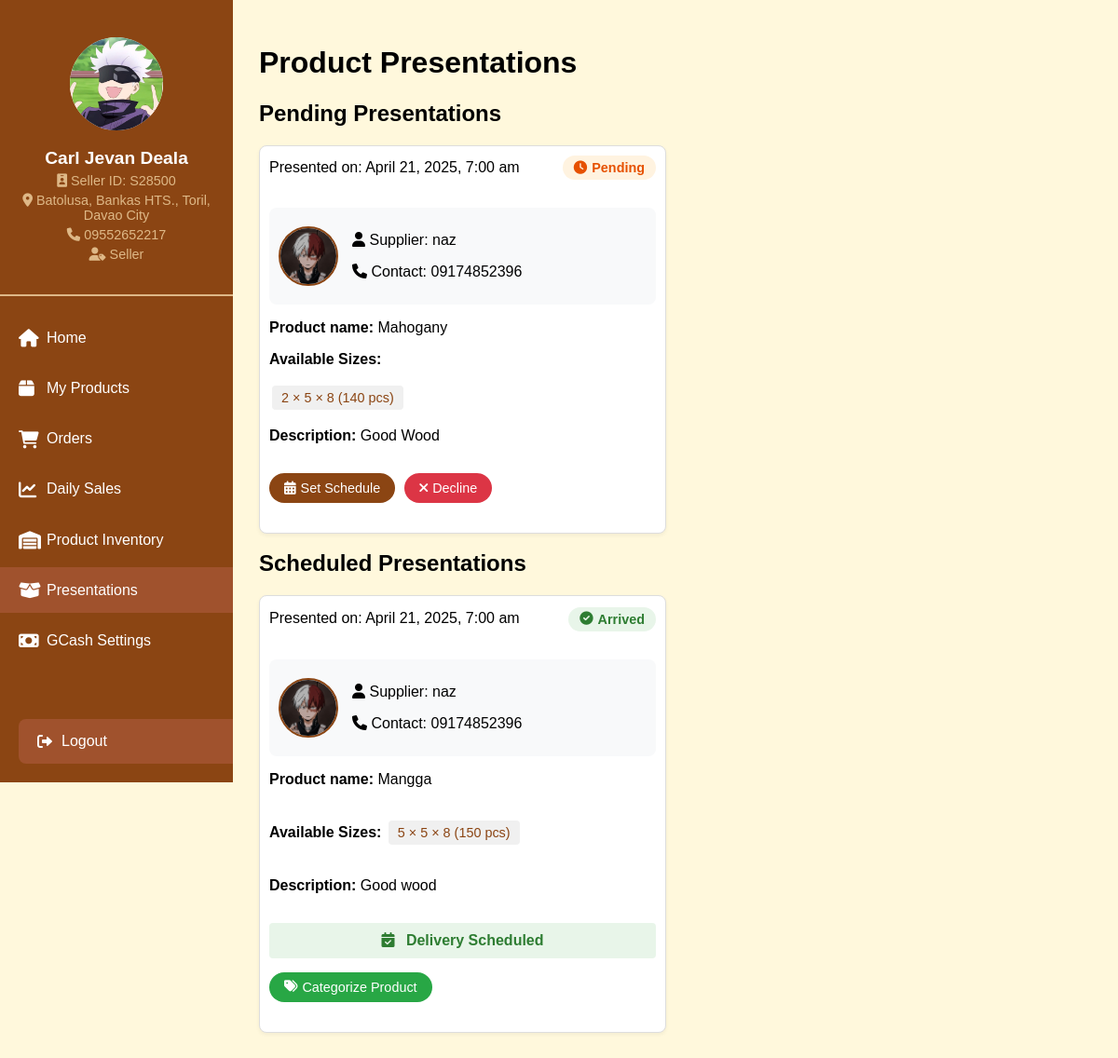
The page /presentations.php (signed in) on the database its author committed.
### tables this page shows
CREATE TABLE `users` (
  `ID` int(25) NOT NULL,
  `lastname` varchar(25) NOT NULL,
  `firstname` varchar(25) NOT NULL,
  `email` varchar(25) NOT NULL,
  `username` text NOT NULL,
  `password` text NOT NULL,
  `contactno` text NOT NULL,
  `address` text NOT NULL,
  `role` text NOT NULL,
  `created_at` timestamp NOT NULL DEFAULT current_timestamp(),
  `profile_photo` varchar(255) DEFAULT NULL,
  `employer_id` int(25) DEFAULT NULL
);

CREATE TABLE `seller_ids` (
  `id` int(11) NOT NULL,
  `user_id` int(11) DEFAULT NULL,
  `seller_unique_id` varchar(10) DEFAULT NULL,
  `created_at` timestamp NOT NULL DEFAULT current_timestamp()
);

CREATE TABLE `sup_orders` (
  `id` int(11) NOT NULL,
  `seller_id` int(11) NOT NULL,
  `supplier_id` int(11) NOT NULL,
  `item_id` int(11) NOT NULL,
  `status` varchar(50) DEFAULT 'Pending',
  `created_at` timestamp NOT NULL DEFAULT current_timestamp(),
  `is_read` tinyint(1) DEFAULT 0,
  `scheduled_date` datetime DEFAULT NULL
);

CREATE TABLE `inventory` (
  `id` int(11) NOT NULL,
  `supplier_id` int(11) NOT NULL,
  `product_name` varchar(255) NOT NULL,
  `quantity` int(11) NOT NULL,
  `description` text DEFAULT NULL,
  `status` varchar(50) DEFAULT 'In Stock',
  `created_at` timestamp NOT NULL DEFAULT current_timestamp(),
  `updated_at` timestamp NOT NULL DEFAULT current_timestamp() ON UPDATE current_timestamp(),
  `length` decimal(10,2) DEFAULT NULL,
  `width` decimal(10,2) DEFAULT NULL,
  `height` decimal(10,2) DEFAULT NULL
);

### presentations.php (the view, shortened to what this page needs)
<?php
require_once 'database/config.php';
$stmt = $pdo->prepare("SELECT * FROM users WHERE id = ?");
$stmt->execute([$_SESSION['user_id']]);
$userDetails = $stmt->fetch();
$stmt = $pdo->prepare("SELECT seller_unique_id FROM seller_ids WHERE user_id = ?");
$stmt->execute([$_SESSION['user_id']]);
$sellerID = $stmt->fetch();
$stmt = $pdo->prepare("
    SELECT so.*, i.product_name, i.description, i.length, i.width, i.height, i.quantity,
           u.username as supplier_name, u.contactno as supplier_contact, u.profile_photo as supplier_photo,
           GROUP_CONCAT(DISTINCT CONCAT(inv.length, ' × ', inv.width, ' × ', inv.height, ' (', inv.quantity, ' pcs)') SEPARATOR ', ') as all_sizes,
           COALESCE(ds.status, so.status) as status, ds.scheduled_date
    FROM sup_orders so
    JOIN inventory i ON so.item_id = i.id
    JOIN users u ON i.supplier_id = u.id
    LEFT JOIN inventory inv ON i.supplier_id = inv.supplier_id AND i.product_name = inv.product_name
    LEFT JOIN delivery_schedules ds ON so.id = ds.presentation_id
    WHERE so.seller_id = ?
    GROUP BY so.id
    ORDER BY so.created_at DESC");
$stmt->execute([$_SESSION['user_id']]);
$presentations = $stmt->fetchAll();
?>
<!DOCTYPE html>
<html lang="en">
<head>
    <link rel="stylesheet" href="https://cdnjs.cloudflare.com/ajax/libs/font-awesome/6.0.0/css/all.min.css">
</head>
<body>
    <div class="sidebar">
        <div class="profile-section">
            <div class="profile-image">
                <?php if (!empty($userDetails['profile_photo'])): ?>
                    <img src="<?php echo htmlspecialchars($userDetails['profile_photo']); ?>" alt="Profile Photo">
                <?php else: ?>
                    <i class="fas fa-user"></i>
                <?php endif; ?>
            </div>
            <div class="profile-details">
                <h3><?php echo htmlspecialchars($userDetails['firstname'] . ' ' . $userDetails['lastname']); ?></h3>
                <p><i class="fas fa-id-badge"></i> Seller ID: <?php echo htmlspecialchars($sellerID['seller_unique_id']); ?></p>
                <p><i class="fas fa-map-marker-alt"></i> <?php echo htmlspecialchars($userDetails['address']); ?></p>
                <p><i class="fas fa-phone"></i> <?php echo htmlspecialchars($userDetails['contactno']); ?></p>
                <p><i class="fas fa-user-tag"></i> <?php echo htmlspecialchars($userDetails['role']); ?></p>
            </div>
        </div>
        <ul class="nav-links">
            <li><a href="seller_dashboard.php"><i class="fas fa-home"></i><span>Home</span></a></li>
            <li><a href="my_products.php"><i class="fas fa-box"></i><span>My Products</span></a></li>
            <li><a href="orders.php"><i class="fas fa-shopping-cart"></i><span>Orders</span></a></li>
            <li><a href="daily_sales.php"><i class="fas fa-chart-line"></i><span>Daily Sales</span></a></li>
            <li><a href="inventory.php"><i class="fas fa-warehouse"></i><span>Product Inventory</span></a></li>
            <li><a href="presentations.php" class="active"><i class="fas fa-box-open"></i><span>Presentations</span></a></li>
            <li><a href="gcash_settings.php"><i class="fas fa-money-bill"></i><span>GCash Settings</span></a></li>
        </ul>
        <div class="logout-btn">
            <a href="logout.php">
                <i class="fas fa-sign-out-alt"></i>
                <span>Logout</span>
            </a>
        </div>
    </div>
    <div class="container">
        <div class="header">
            <h1>Product Presentations</h1>
        </div>
        <?php if (empty($presentations)): ?>
            <div class="no-presentations">
                <i class="fas fa-inbox fa-3x"></i>
                <p>No presentations received yet.</p>
            </div>
        <?php else: ?>
            <div class="presentations-section">
                <h2>Pending Presentations</h2>
                <div class="presentations-grid">
                    <?php foreach ($presentations as $presentation): ?>
                        <?php if ($presentation['status'] === 'Pending'): ?>
                            <div class="presentation-card">
                                <div class="presentation-header">
                                    <div class="presentation-date">
                                        Presented on: <?php echo date('F j, Y, g:i a', strtotime($presentation['created_at'])); ?>
                                    </div>
                                    <div class="status-badge pending">
                                        <i class="fas fa-clock"></i> Pending
                                    </div>
                                </div>
                                <div class="product-info">
                                    <div class="supplier-info">
                                        <img src="<?php
                                            echo !empty($presentation['supplier_photo']) && file_exists($presentation['supplier_photo'])
                                                ? htmlspecialchars($presentation['supplier_photo'])
                                                : 'assets/images/default-profile.jpg';
                                            ?>"
                                            alt="Supplier Photo"
                                            class="supplier-photo"
                                            onerror="this.src='assets/images/default-profile.jpg'">
                                        <div>
                                            <p><i class="fas fa-user"></i> Supplier: <?php echo htmlspecialchars($presentation['supplier_name']); ?></p>
                                            <p><i class="fas fa-phone"></i> Contact: <?php echo htmlspecialchars($presentation['supplier_contact']); ?></p>
                                        </div>
                                    </div>
                                    <p><strong>Product name:</strong> <?php echo htmlspecialchars($presentation['product_name']); ?></p>
                                    <p><strong>Available Sizes:</strong></p>
                                    <div class="sizes-wrapper">
                                        <?php
                                        if (!empty($presentation['all_sizes'])) {
                                            $sizes = explode(', ', $presentation['all_sizes']);
                                            foreach ($sizes as $size) {
                                                $size = preg_replace('/\.00/', '', $size);
                                                echo '<span class="size-tag">' . htmlspecialchars($size) . '</span>';
                                            }
                                        }
                                        ?>
                                    </div>
                                    <p><strong>Description:</strong> <?php echo htmlspecialchars($presentation['description']); ?></p>
                                </div>
                                <div class="action-buttons">
                                    <button class="btn btn-schedule" onclick="setSchedule(<?php echo $presentation['id']; ?>)">
                                        <i class="fas fa-calendar-alt"></i> Set Schedule
                                    </button>
                                    <button class="btn btn-decline" onclick="declinePresentation(<?php echo $presentation['id']; ?>)">
                                        <i class="fas fa-times"></i> Decline
                                    </button>
                                </div>
                            </div>
                        <?php endif; ?>
                    <?php endforeach; ?>
                </div>
            </div>
            <div class="presentations-section">
            <h2>Scheduled Presentations</h2>
    <div class="presentations-grid">
        <?php foreach ($presentations as $presentation): ?>
            <?php if (in_array($presentation['status'], ['Scheduled', 'On The Way', 'Arrived'])): ?>
                <div class="presentation-card">
                    <div class="presentation-header">
                        <div class="presentation-date">
                            Presented on: <?php echo date('F j, Y, g:i a', strtotime($presentation['created_at'])); ?>
                        </div>
                        <div class="status-badge <?php echo str_replace(' ', '-', strtolower($presentation['status'])); ?>">
                            <i class="<?php
                                if ($presentation['status'] === 'Scheduled') echo 'fas fa-calendar-check';
                                elseif ($presentation['status'] === 'On The Way') echo 'fas fa-truck';
                                else echo 'fas fa-check-circle';
                            ?>"></i>
                            <?php echo $presentation['status']; ?>
                        </div>
                                </div>
                                <div class="product-info">
                                    <div class="supplier-info">
                                        <img src="<?php
                                            echo !empty($presentation['supplier_photo']) && file_exists($presentation['supplier_photo'])
                                                ? htmlspecialchars($presentation['supplier_photo'])
                                                : 'assets/images/default-profile.jpg';
                                            ?>"
                                            alt="Supplier Photo"
                                            class="supplier-photo"
                                            onerror="this.src='assets/images/default-profile.jpg'">
                                        <div>
                                            <p><i class="fas fa-user"></i> Supplier: <?php echo htmlspecialchars($presentation['supplier_name']); ?></p>
                                            <p><i class="fas fa-phone"></i> Contact: <?php echo htmlspecialchars($presentation['supplier_contact']); ?></p>
                                        </div>
                                    </div>
                                    <p><strong>Product name:</strong> <?php echo htmlspecialchars($presentation['product_name']); ?></p>
                                </div>
                                <p><strong>Available Sizes:</strong>
                                    <?php
                                    if (!empty($presentation['all_sizes'])) {
                                        $sizes = explode(', ', $presentation['all_sizes']);
                                        foreach ($sizes as $size) {
                                            $size = preg_replace('/\.00/', '', $size);
                                            echo '<span class="size-tag">' . htmlspecialchars($size) . '</span>';
                                        }
                                    }
                                    ?>
                                </p>
                                <p><strong>Description:</strong> <?php echo htmlspecialchars($presentation['description']); ?></p>
                                <div class="schedule-info" onclick="viewSchedule(
                                    '<?php echo date('F j, Y g:i A', strtotime($presentation['scheduled_date'])); ?>',
                                    '<?php echo htmlspecialchars($presentation['supplier_name']); ?>',
                                    '<?php echo htmlspecialchars($presentation['product_name']); ?>',
                                    '<?php echo htmlspecialchars($presentation['all_sizes']); ?>'
                                )" style="cursor: pointer;">
                                    <i class="fas fa-calendar-check"></i>
                                    <span>Delivery Scheduled</span>
                                </div>
                                <?php if ($presentation['status'] === 'Arrived'): ?>
                    <div class="action-buttons">
                        <button class="btn btn-categorize" onclick="window.location.href='categorize_product.php?id=<?php echo $presentation['id']; ?>&item_id=<?php echo $presentation['item_id']; ?>'">
                            <i class="fas fa-tags"></i> Categorize Product
                        </button>
                    </div>
                <?php endif; ?>
</div>
                            </div>
                        <?php endif; ?>
                    <?php endforeach; ?>
                </div>
            </div>
        <?php endif; ?>
</body>
</html>

### rows shown on the page
users: profile_photo (picture), firstname+lastname "Carl Jevan Deala", address "Batolusa, Bankas HTS., Toril, Davao City", contactno "09552652217", role "Seller"
seller_ids: seller_unique "S28500"
sup_orders: created_at "April 21, 2025, 7:00 am", users.profile_photo (picture), users.username "naz", users.contactno "09174852396", inventory.product_name "Mahogany", size "2 × 5 × 8 (140 pcs)", inventory.description "Good Wood"
sup_orders: created_at "April 21, 2025, 7:00 am", status "Arrived", users.profile_photo (picture), users.username "naz", users.contactno "09174852396", inventory.product_name "Mangga", size "5 × 5 × 8 (150 pcs)", inventory.description "Good wood"
